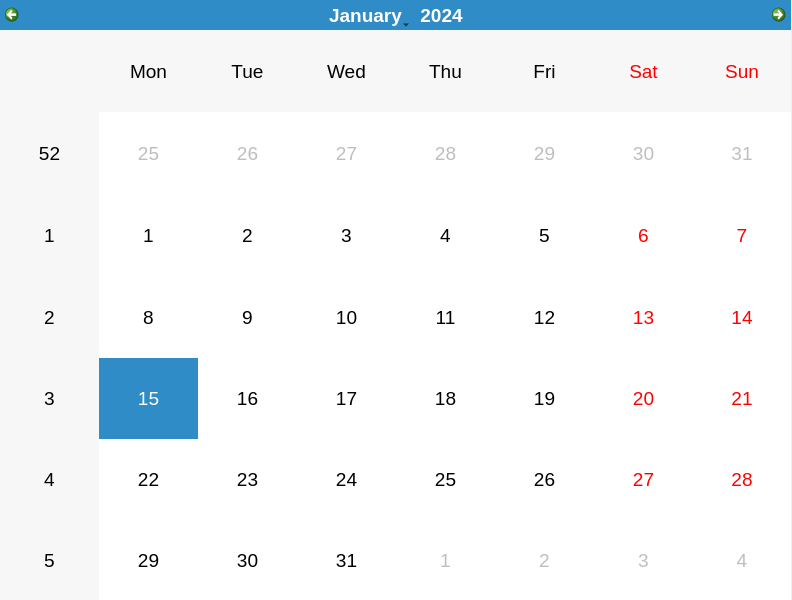
<?xml version="1.0" encoding="UTF-8"?>
<ui version="4.0">
 <class>Form</class>
 <widget class="QWidget" name="Form">
  <property name="geometry">
   <rect>
    <x>0</x>
    <y>0</y>
    <width>792</width>
    <height>600</height>
   </rect>
  </property>
  <property name="windowTitle">
   <string>Form</string>
  </property>
  <widget class="QCalendarWidget" name="calendar">
   <property name="geometry">
    <rect>
     <x>0</x>
     <y>0</y>
     <width>791</width>
     <height>601</height>
    </rect>
   </property>
   <property name="font">
    <font>
     <pointsize>14</pointsize>
    </font>
   </property>
  </widget>
 </widget>
 <resources/>
 <connections/>
</ui>
